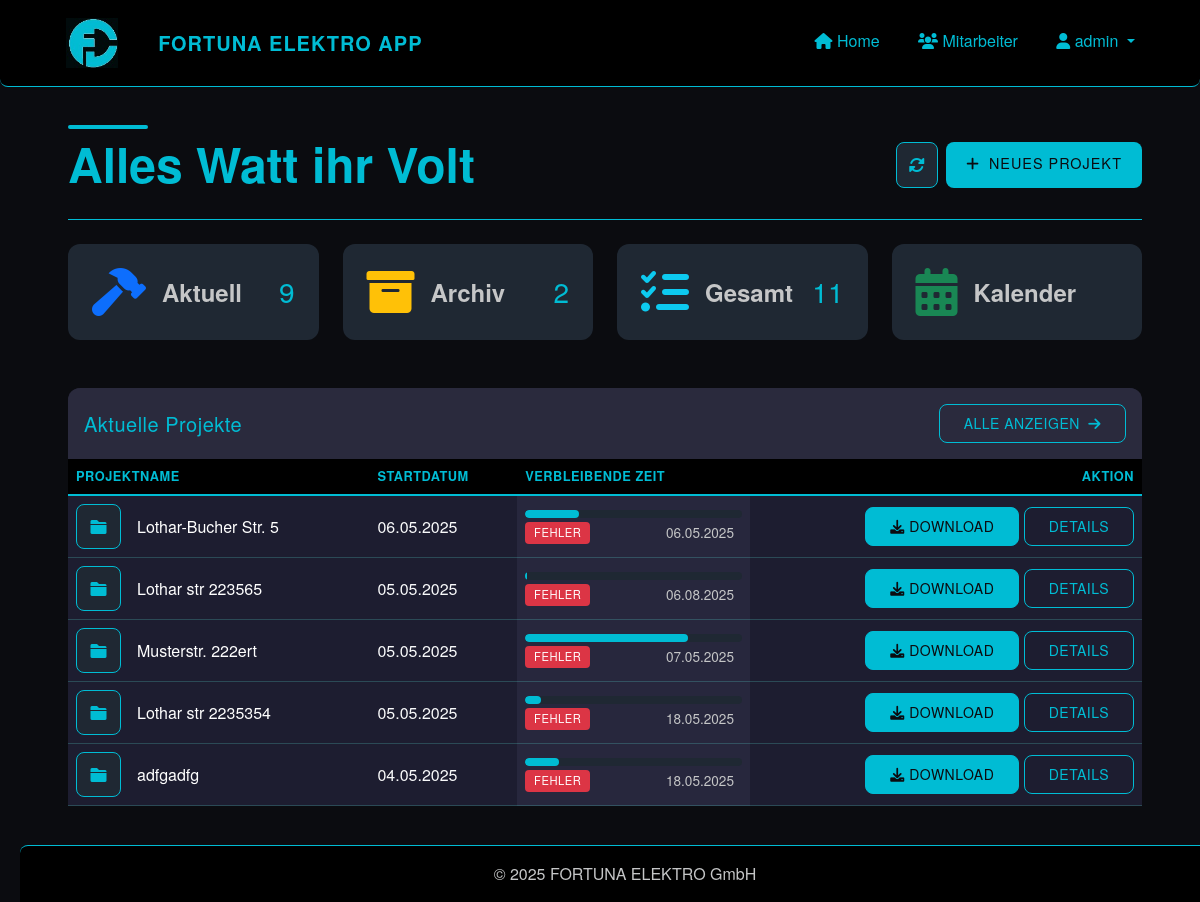
Page / (signed in) on the earlier database version.
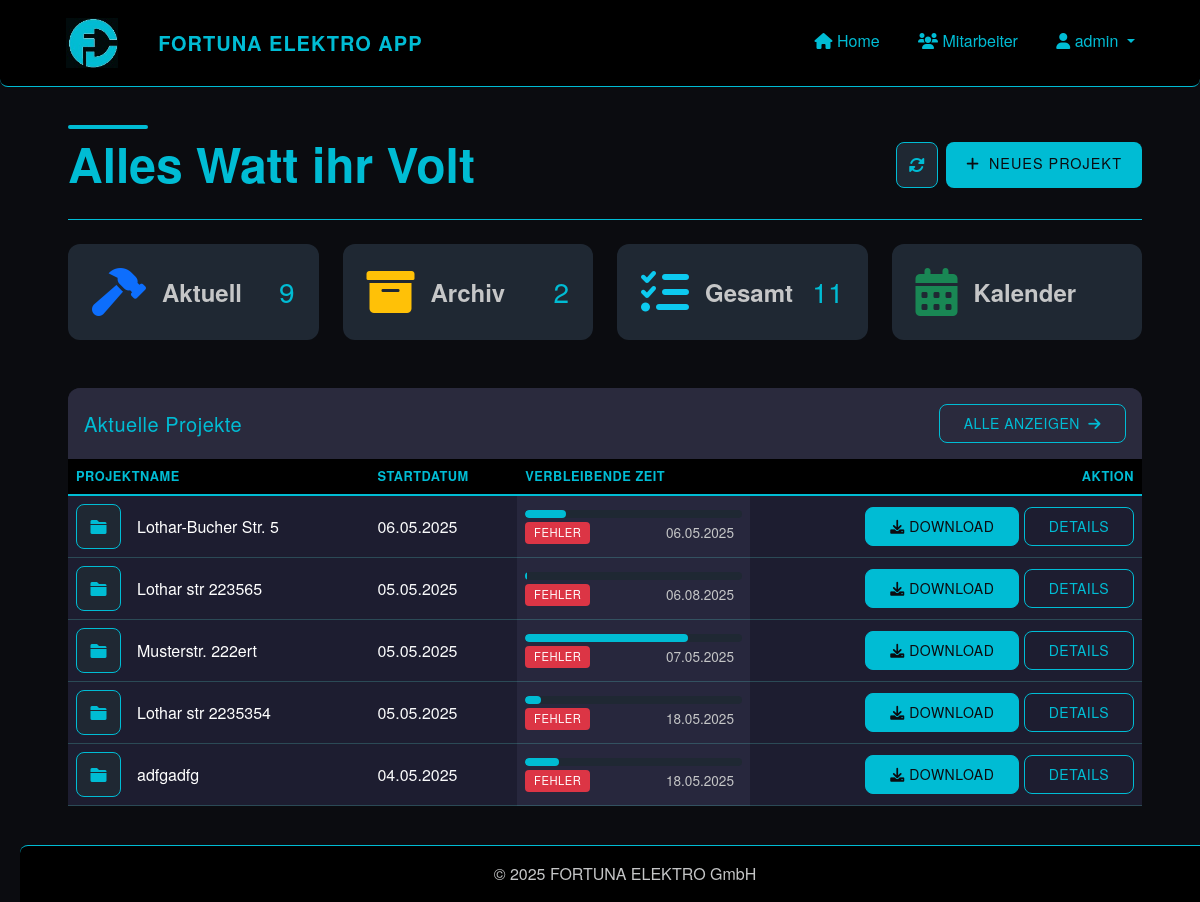
Same page on the later database version.
### app/models/user.py (models this page shows, shortened)
class User(UserMixin, db.Model):
    id = db.Column(db.Integer, primary_key=True)
    username = db.Column(db.String(64), unique=True, nullable=False)
    password_hash = db.Column(db.String(128), nullable=False)
    role = db.Column(db.String(20), nullable=False, default='installateur')  # 'admin' oder 'installateur'
    is_active = db.Column(db.Boolean, default=True)
    created_at = db.Column(db.DateTime, default=datetime.utcnow)
    projects = db.relationship('Project', backref='creator', lazy='dynamic')
    files = db.relationship('File', backref='uploader', lazy='dynamic')
    timesheets = db.relationship('Timesheet', backref='employee', lazy='dynamic')
    def is_admin(self):
        return self.role == 'admin'

### app/models/project.py (models this page shows, shortened)
class Project(db.Model):
    id = db.Column(db.Integer, primary_key=True)
    name = db.Column(db.String(128), nullable=False)  # Adresse als Projektname
    description = db.Column(db.Text)
    start_date = db.Column(db.DateTime, default=datetime.utcnow)
    end_date = db.Column(db.DateTime)
    status = db.Column(db.String(20), default='in_bearbeitung')  # 'in_bearbeitung', 'abgeschlossen', 'archiviert'
    creator_id = db.Column(db.Integer, db.ForeignKey('user.id'))
    files = db.relationship('File', backref='project', lazy='dynamic', cascade='all, delete-orphan')
    timesheets = db.relationship('Timesheet', backref='project', lazy='dynamic', cascade='all, delete-orphan')
    def get_progress_percentage(self):
        if not self.end_date:
            return 0
        now = datetime.now()
        total_duration = (self.end_date - self.start_date).total_seconds()
        elapsed_time = (now - self.start_date).total_seconds()
        if elapsed_time >= total_duration:
            return 100
        progress = (elapsed_time / total_duration) * 100
        return round(progress, 1)  # Auf eine Dezimalstelle runden

### app/routes/dashboard.py (the view)
@dashboard.route('/')
@login_required
def index():
    in_progress = Project.query.filter_by(status='in_bearbeitung').order_by(Project.start_date.desc()).all()
    archived = Project.query.filter_by(status='archiviert').order_by(Project.start_date.desc()).all()
    now = datetime.now()
    return render_template(
        'dashboard/index.html',
        title='Dashboard',
        in_progress=in_progress,
        archived=archived,
        now=now  # Add this line to pass the current datetime
    )

### app/models/user.py (called while the page is built)
@login_manager.user_loader
def load_user(id):
    return User.query.get(int(id))

### app/templates/dashboard/index.html (shortened to what this page needs)
{% extends "base.html" %}
{% block content %}
<link href="https://cdnjs.cloudflare.com/ajax/libs/font-awesome/6.0.0/css/all.min.css" rel="stylesheet">
<div class="container-fluid py-4">
    <div class="d-flex flex-column flex-md-row justify-content-between align-items-start align-items-md-center mb-4 gap-3">
        <div class="position-relative">
            <div class="dashboard-heading-decoration"></div>
            <h4 class="fw-bold mb-1 display-5 position-relative">Alles Watt ihr Volt</h4>
        </div>
        <div class="d-flex">
            <a href="{{ url_for('dashboard.index') }}" class="btn btn-light me-2 btn-refresh" aria-label="Aktualisieren">
                <i class="fas fa-sync-alt"></i>
            </a>
            <a href="{{ url_for('projects.new_project') }}" class="btn btn-gradient">
                <i class="fas fa-plus me-1"></i> Neues Projekt
            </a>
        </div>
    </div>
<div class="row g-4 mb-5">
    <div class="col-12 col-sm-6 col-lg-3">
        <div class="card h-100 border-0 shadow-hover stat-card custom-stat-card" data-bs-toggle="modal" data-bs-target="#projectsModal" data-tab-target="in-progress-tab">
            <div class="card-body p-4">
                <div class="d-flex align-items-center justify-content-between">
                    <div class="d-flex align-items-center gap-3">
                        <i class="fas fa-hammer fa-3x text-primary"></i>
                        <span class="text-muted fw-bold fs-4">Aktuell</span>
                    </div>
                    <h3 class="mb-0">{{ in_progress|length }}</h3>
                </div>
            </div>
        </div>
    </div>
    <div class="col-12 col-sm-6 col-lg-3">
        <div class="card h-100 border-0 shadow-hover stat-card custom-stat-card" data-bs-toggle="modal" data-bs-target="#projectsModal" data-tab-target="archived-tab">
            <div class="card-body p-4">
                <div class="d-flex align-items-center justify-content-between">
                    <div class="d-flex align-items-center gap-3">
                        <i class="fas fa-archive fa-3x text-warning"></i>
                        <span class="text-muted fw-bold fs-4">Archiv</span>
                    </div>
                    <h3 class="mb-0">{{ archived|length }}</h3>
                </div>
            </div>
        </div>
    </div>
    <div class="col-12 col-sm-6 col-lg-3">
        <div class="card h-100 border-0 shadow-hover stat-card custom-stat-card" data-bs-toggle="modal" data-bs-target="#projectsModal" data-tab-target="all-tab">
            <div class="card-body p-4">
                <div class="d-flex align-items-center justify-content-between">
                    <div class="d-flex align-items-center gap-3">
                        <i class="fas fa-tasks fa-3x text-info"></i>
                        <span class="text-muted fw-bold fs-4">Gesamt</span>
                    </div>
                    <h3 class="mb-0">{{ (in_progress|length) + (completed|length) + (archived|length) }}</h3>
                </div>
            </div>
        </div>
    </div>
    <div class="col-12 col-sm-6 col-lg-3">
        <div class="card h-100 border-0 shadow-hover stat-card custom-stat-card" data-bs-toggle="modal" data-bs-target="#projectsModal" data-tab-target="calendar-tab">
            <div class="card-body p-4">
                <div class="d-flex align-items-center justify-content-between">
                    <div class="d-flex align-items-center gap-3">
                        <i class="fas fa-calendar-alt fa-3x text-success"></i>
                        <span class="text-muted fw-bold fs-4">Kalender</span>
                    </div>
                </div>
            </div>
        </div>
    </div>
</div>
<div class="row mb-4">
    <div class="col-12">
        <div class="card border-0 shadow-hover aktuelle-projekte">
            <div class="card-header border-0 py-3">
                <div class="d-flex justify-content-between align-items-center">
                    <h5 class="mb-0">Aktuelle Projekte</h5>
                    <button class="btn btn-sm btn-outline-primary" data-bs-toggle="modal" data-bs-target="#projectsModal">
                        Alle anzeigen <i class="fas fa-arrow-right ms-1"></i>
                    </button>
                </div>
            </div>
            <div class="card-body p-0">
                {% if in_progress %}
                <div class="table-responsive">
                    <table class="table table-hover align-middle mb-0">
                        <thead>
                            <tr>
                                <th>Projektname</th>
                                <th class="d-none d-md-table-cell">Startdatum</th>
                                <th class="d-none d-lg-table-cell">Verbleibende Zeit</th>
                                <th class="text-end">Aktion</th>
                            </tr>
                        </thead>
                        <tbody>
                            {% for project in in_progress[:5] %}
                                <tr>
                                    <td style="background-color: #1d1d30">
                                        <div class="d-flex align-items-center">
                                            <div class="project-icon me-3">
                                                <i class="fas fa-folder" style="color: var(--accent);"></i>
                                            </div>
                                            <div>
                                                <h6 class="mb-0" style="color: white;">{{ project.name }}</h6>
                                            </div>
                                        </div>
                                    </td>
                                    <td class="d-none d-md-table-cell text-light" style="background-color: #1d1d30">{{ project.start_date.strftime('%d.%m.%Y') }}</td>
<td class="d-none d-lg-table-cell" style="background-color: #27273d">
    {% if project.end_date %}
        <div class="progress-container">
            <div class="progress-wrapper">
                <div class="progress" style="height: 8px; background-color: var(--primary-light);">
                    <div class="progress-bar" id="progress-bar-{{ project.id }}" role="progressbar"
                        style="width: {{ project.get_progress_percentage() }}%; background-color: var(--accent);"
                        aria-valuenow="{{ project.get_progress_percentage() }}" aria-valuemin="0" aria-valuemax="100">
                    </div>
                </div>
                <div class="date-time-container">
                    <span id="countdown-timer" class="badge bg-info">
                    </span>
                    <span class="end-date date-text text-muted">{{ project.end_date.strftime('%d.%m.%Y') }}
                    </span>
                </div>
            </div>
        </div>
    {% endif %}
</td>
                                    <td class="text-end" style="background-color:#1d1d30">
                                        <a href="{{ url_for('files.download_project', project_id=project.id) }}" class="btn btn-sm btn-primary">
                                            <i class="fas fa-download"></i> Download
                                        </a>
                                        <a href="{{ url_for('projects.view_project', project_id=project.id) }}" class="btn btn-sm btn-outline-primary">
                                            Details
                                        </a>
                                    </td>
                                </tr>
                            {% endfor %}
                        </tbody>
                    </table>
                </div>
                {% endif %}
            </div>
        </div>
    </div>
</div>
                        {% set all_projects = in_progress + archived %}
{% endblock %}

### app/templates/base.html (shortened to what this page needs)
<!DOCTYPE html>
<html lang="de">
<head>
    <link href="https://cdn.jsdelivr.net/npm/bootstrap@5.3.0/dist/css/bootstrap.min.css" rel="stylesheet">
    <link rel="stylesheet" href="https://cdn.jsdelivr.net/npm/bootstrap-icons@1.11.1/font/bootstrap-icons.css">
    <link rel="stylesheet" href="https://cdnjs.cloudflare.com/ajax/libs/font-awesome/6.0.0/css/all.min.css">
    <link rel="stylesheet" href="{{ url_for('static', filename='css/style.css') }}">
</head>
<body>
<nav class="navbar navbar-expand-lg navbar-dark mb-4">
    <div class="container position-relative">
        <a class="navbar-brand d-flex align-items-center" href="{{ url_for('dashboard.index') }}">
            <img src="{{ url_for('static', filename='img/logo.jpg') }}" alt="Fortuna Elektro Logo"
                 style="height: 50px; width: auto; max-height: 90%; margin-right: 40px; margin-left: 30px;">
            <span style="color: var(--accent)">FORTUNA ELEKTRO APP</span>
        </a>
        <div class="collapse navbar-collapse" id="navbarNav">
            <ul class="navbar-nav ms-auto">
                {% if current_user.is_authenticated %}
                    <li class="nav-item">
                        <a class="nav-link" href="{{ url_for('dashboard.index') }}">
                            <i class="fas fa-home"></i> Home
                        </a>
                    </li>
                    {% if current_user.is_admin() %}
                        <li class="nav-item">
                            <a class="nav-link" href="{{ url_for('admin.list_users') }}">
                                <i class="fas fa-users"></i> Mitarbeiter
                            </a>
                        </li>
                    {% endif %}
                    <li class="nav-item dropdown">
                        <a class="nav-link dropdown-toggle" href="#" role="button" data-bs-toggle="dropdown">
                            <i class="fas fa-user"></i> {{ current_user.username }}
                        </a>
                    </li>
                {% else %}
                    <li class="nav-item">
                        <a class="nav-link" href="{{ url_for('auth.login') }}">
                            <i class="fas fa-sign-in-alt"></i> Anmelden
                        </a>
                    </li>
                {% endif %}
            </ul>
        </div>
    </div>
</nav>
    <div class="container mb-5">
        {% block content %}{% endblock %}
    </div>
    <footer class="footer mt-auto py-3">
        <div class="container text-center">
            <span class="text-muted">&copy; 2025 FORTUNA ELEKTRO GmbH</span>
        </div>
    </footer>
</body>
</html>

### app/templates/base.html (style rules this page uses)
:root { --primary: #0B0C10; --primary-light: #1F2833; --primary-dark: #000000; --accent: #66FCF1; --accent-light: #45A29E; --success: #45A29E; --danger: #FF3B3B; --warning: #FF8F00; --info: #66FCF1; --light-bg: #1F2833; --card-bg: #0B0C10; --text-dark: #FFFFFF; --text-muted: #C5C6C7; --border-radius-sm: 4px; --border-radius-md: 8px; --border-radius-lg: 12px; }
body { background-color: var(--primary); color: var(--text-white); min-height: 100vh; display: flex; flex-direction: column; max-width: 100%; overflow-x: hidden; }
.navbar { background-color: var(--primary-dark) !important; border-bottom: 1px solid var(--accent); padding: 0.8rem 1rem; border-radius: 0 0 var(--border-radius-md) var(--border-radius-md); }
.navbar-brand { color: var(--accent) !important; font-weight: 700; letter-spacing: 1px; display: flex; align-items: center; padding-left: 0 !important; }
.navbar-brand img { margin-right: 10px; height: 50px; width: auto; max-height: 90%; }
.nav-link { color: var(--accent) !important; position: relative; padding: 0.8rem 1.2rem !important; border-bottom: 3px solid transparent; transition: all 0.3s ease; border-radius: var(--border-radius-sm); }
.container { flex: 1; width: 100%; padding-left: 15px; padding-right: 15px; margin-left: auto; margin-right: auto; }
.footer { position: fixed; bottom: 0; width: 100%; background-color: var(--primary-dark); border-top: 1px solid var(--accent); padding: 1rem 0; border-radius: var(--border-radius-md) var(--border-radius-md) 0 0; }
.footer .text-muted { color: var(--text-muted) !important; }
::placeholder { color: var(--accent-light) !important; opacity: 0.8 !important; }
.btn { border-radius: var(--border-radius-md); padding: 0.5rem 1.5rem; transition: all 0.3s ease; text-transform: uppercase; letter-spacing: 0.5px; font-weight: 500; }
.btn-primary { background-color: var(--accent); border-color: var(--accent); color: var(--primary); }
.card { background-color: var(--primary-light); border: 1px solid var(--accent); border-radius: var(--border-radius-lg); }
.card-header { background-color: rgba(102, 252, 241, 0.1); border-bottom: 1px solid var(--accent); font-weight: 600; letter-spacing: 0.5px; color: var(--accent); border-radius: var(--border-radius-lg) var(--border-radius-lg) 0 0; }
.card-body, .card-body p, .card-body label, .card-body .form-text, .card-body small { color: #66d9ff !important; }
.table { color: var(--accent); }
.table thead th { background-color: var(--primary-dark); color: var(--accent); border-bottom: 2px solid var(--accent); text-transform: uppercase; letter-spacing: 0.5px; font-size: 0.9rem; font-weight: 600; }
.table tbody tr { border-bottom: 1px solid rgba(102, 252, 241, 0.2); }

Differences in the rows shown:
changed Project "Lothar-Bucher Str. 5": {{ project.get_progress_percentage() }} 25.0 → 18.9 (drawn)
